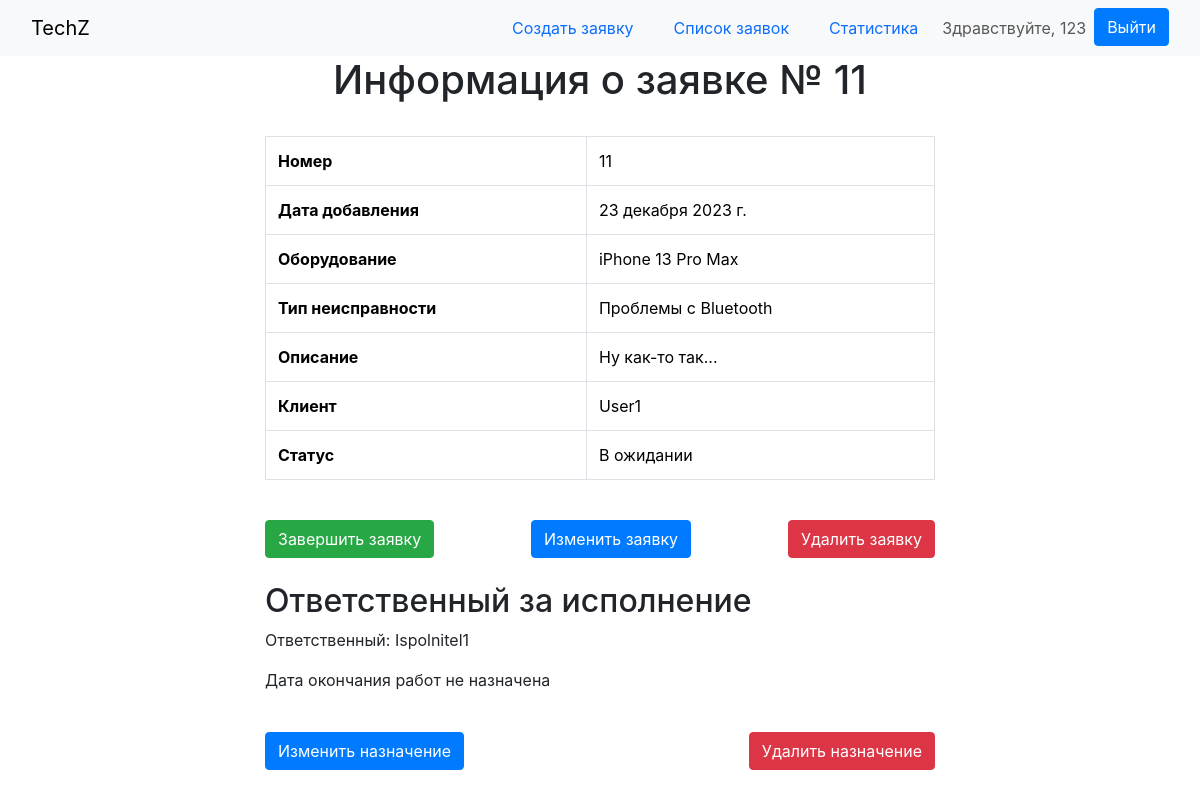
The app's page /tech/requests/11/ (signed in), older data.
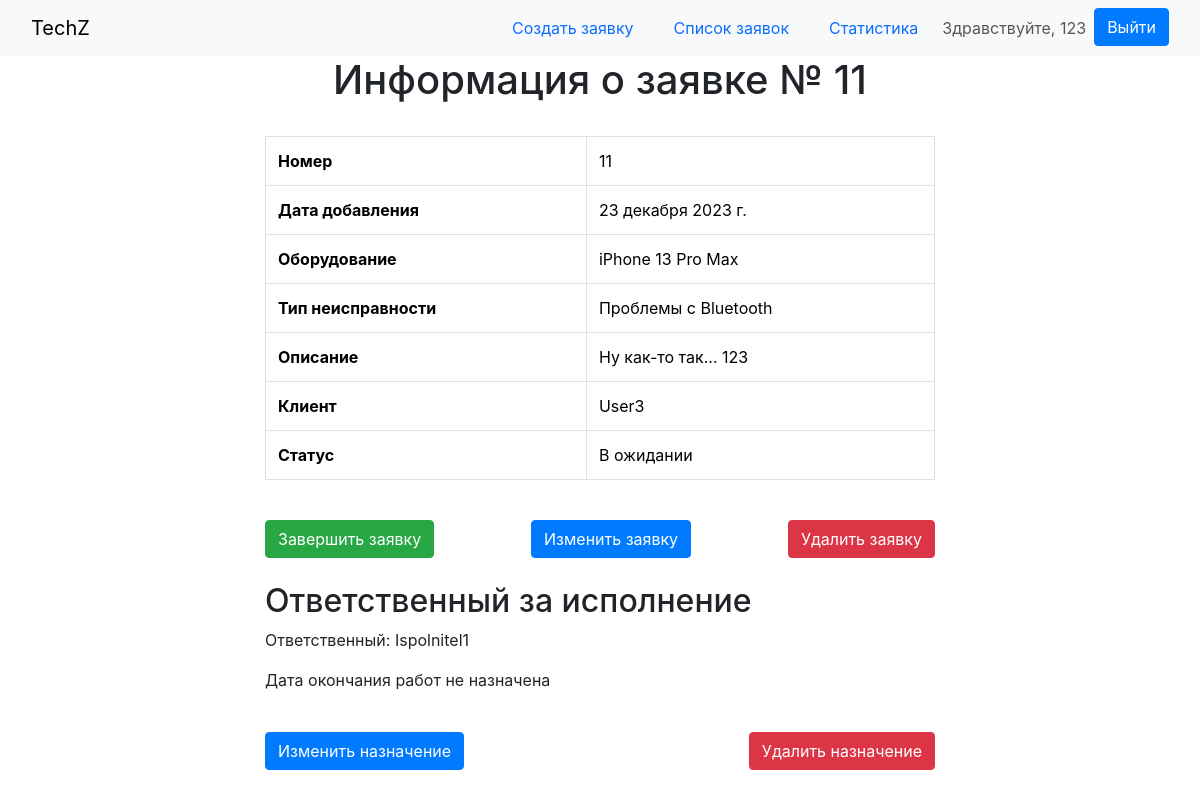
The same page, newer data.
### tech/models.py (models this page shows, shortened)
class Request(models.Model):
    number = models.AutoField(primary_key=True, verbose_name='Номер заявки')
    date_added = models.DateField(auto_now_add=True, verbose_name='Дата добавления')
    equipment = models.ForeignKey(Equipment, on_delete=models.CASCADE, verbose_name='Оборудование')
    issue_type = models.ForeignKey(IssueType, on_delete=models.CASCADE, verbose_name='Тип проблемы')
    description = models.TextField(verbose_name='Описание')
    client = models.ForeignKey(UserProfile, limit_choices_to={'role': 'user', 'user__is_staff': False},
                               on_delete=models.CASCADE, verbose_name='Клиент')
    status_choices = [
        ('pending', 'В ожидании'),
        ('in_progress', 'В работе'),
        ('completed', 'Выполнена'),
    ]
    status = models.CharField(max_length=20, choices=status_choices, default='pending', verbose_name='Статус')
    date_closed = models.DateField(null=True, blank=True, verbose_name='Дата закрытия')
    class Meta:
        verbose_name = 'Заявка'
        verbose_name_plural = 'Заявки'

class UserProfile(models.Model):
    user = models.OneToOneField(User, on_delete=models.CASCADE, verbose_name='Пользователь')
    USER_ROLE_CHOICES = [
        ('user', 'Пользователь'),
        ('ispolnitel', 'Исполнитель'),
        ('admin', 'Администратор'),
    ]
    role = models.CharField(max_length=20, choices=USER_ROLE_CHOICES, default='user', verbose_name='Роль')
    class Meta:
        verbose_name = 'Профиль пользователя'
        verbose_name_plural = 'Профили пользователей'

class Equipment(models.Model):
    name = models.CharField(max_length=255, verbose_name='Название')
    class Meta:
        verbose_name = 'Оборудование'
        verbose_name_plural = 'Оборудование'

class IssueType(models.Model):
    name = models.CharField(max_length=255, verbose_name='Название')
    class Meta:
        verbose_name = 'Тип проблемы'
        verbose_name_plural = 'Типы проблем'

class WorkAssignment(models.Model):
    request = models.OneToOneField(Request, on_delete=models.CASCADE, verbose_name='Заявка')
    assigned_to = models.ForeignKey(UserProfile, limit_choices_to={'role': 'ispolnitel'}, on_delete=models.CASCADE,
                                    verbose_name='Исполнитель')
    completion_date = models.DateField(null=True, blank=True, verbose_name='Дата завершения')
    class Meta:
        verbose_name = 'Работа по заявке'
        verbose_name_plural = 'Работы по заявкам'

### tech/views.py (the view)
# urls.py: path('requests/<int:pk>/', views.request_detail, name='request_detail'),
@login_required(login_url='login')
def request_detail(request, pk):
    request_obj = get_object_or_404(Request, pk=pk)
    if not (
            request.user.userprofile.role == 'admin' or
            request.user.userprofile == request_obj.client or
            (
                    request.user.userprofile.role == 'ispolnitel' and
                    request_obj.workassignment.assigned_to == request.user.userprofile)
    ):
        raise Http404("Заявка не найдена")
    if request.method == 'POST':
        comment_text = request.POST.get('comment', '')
        if comment_text:
            Comment.objects.create(request=request_obj, author=request.user.userprofile, text=comment_text)
            return HttpResponseRedirect(request.path)
    comments = request_obj.comments.all()
    return render(request, 'request_detail.html', {'request': request_obj, 'comments': comments})

### templates/request_detail.html (shortened to what this page needs)
{% extends 'base.html' %}
{% block content %}
    <h1 class="text-center pb-4">Информация о заявке № {{ request.number }}</h1>
    <table class="table table-bordered">
        <tbody>
        <tr>
            <th scope="row">Номер</th>
            <td>{{ request.number }}</td>
        </tr>
        <tr>
            <th scope="row">Дата добавления</th>
            <td>{{ request.date_added }}</td>
        </tr>
        <tr>
            <th scope="row">Оборудование</th>
            <td>{{ request.equipment.name }}</td>
        </tr>
        <tr>
            <th scope="row">Тип неисправности</th>
            <td>{{ request.issue_type.name }}</td>
        </tr>
        <tr>
            <th scope="row">Описание</th>
            <td>{{ request.description }}</td>
        </tr>
        <tr>
            <th scope="row">Клиент</th>
            <td>{{ request.client.user.username }}</td>
        </tr>
        <tr>
            <th scope="row">Статус</th>
            <td>{{ request.get_status_display }}</td>
        </tr>
        </tbody>
    </table>
    {% if user.is_authenticated and user.userprofile.role == 'admin' %}
        <div class="d-flex justify-content-between py-4">
            {% if request.status != 'completed' %}
                {% include 'confiramtion.html' %}
            {% endif %}
            <a class="btn btn-primary" href="{% url 'edit_request' pk=request.pk %}">Изменить заявку</a>
            <a class="btn btn-danger" href="{% url 'delete_request' pk=request.pk %}">Удалить заявку</a>
        </div>
    {% elif user.userprofile.role == 'user' %}
        <div class="d-flex justify-content-between py-4">
            <a class="btn btn-primary" href="{% url 'edit_description' pk=request.pk %}">Редактировать описание</a>
        </div>
    {% endif %}
    {% if user.is_authenticated and user.userprofile.role == 'admin' or user.userprofile.role == 'user' %}
        <h2>Ответственный за исполнение</h2>
        {% if request.workassignment %}
            <p>Ответственный: {{ request.workassignment.assigned_to.user.username }}</p>
            {% if request.workassignment.completion_date == None %}
                <p>Дата окончания работ не назначена</p>
            {% else %}
                <p>Дата окончания работ: {{ request.workassignment.completion_date }}</p>
            {% endif %}
            {% if user.is_authenticated and user.userprofile.role == 'admin' %}
                <div class="d-flex justify-content-between py-4">
                    <a class="btn btn-primary" href="{% url 'assign_work' pk=request.pk %}">Изменить назначение</a>
                    <a class="btn btn-danger" href="{% url 'delete_work_assignment' request_pk=request.pk %}">Удалить
                        назначение</a>
                </div>
            {% endif %}
        {% endif %}
    {% endif %}
{% endblock %}

Row changes from the older to the newer data that the page shows:
changed Request "В ожидании": description "Ну как-то так..." → "Ну как-то так... 123"; client.user.username "User1" → "User3"
